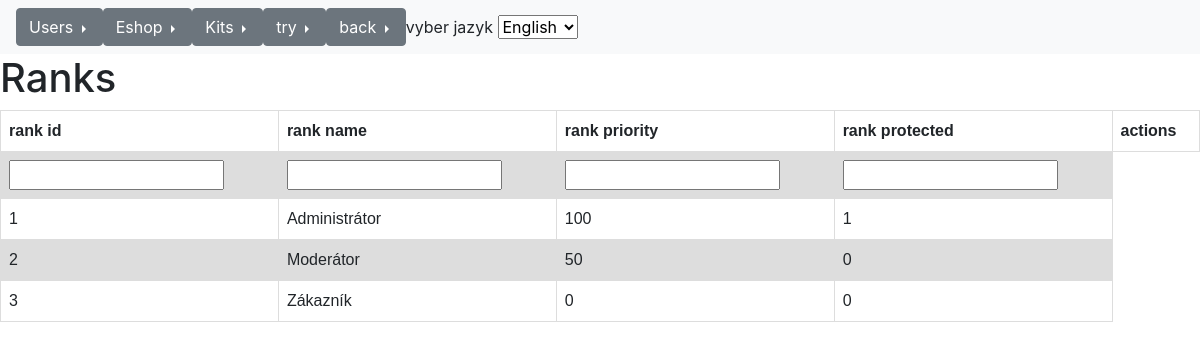
The app's page /administration/ranks.php with its own data.
### tables this page shows
CREATE TABLE IF NOT EXISTS `ranks` (
  `rank_id` int(10) UNSIGNED NOT NULL AUTO_INCREMENT,
  `rank_priority` int(10) UNSIGNED NOT NULL COMMENT 'Higher the value is, the more rights the account has.	',
  `rank_protected` int(11) NOT NULL DEFAULT '0' COMMENT 'Protected records cannot be deleted.	',
  PRIMARY KEY (`rank_id`)
);

CREATE TABLE IF NOT EXISTS `rank_name_terms` (
  `rank_name_term_id` int(10) UNSIGNED NOT NULL,
  `rank_name_en` text NOT NULL,
  `rank_name_cs` text NOT NULL,
  PRIMARY KEY (`rank_name_term_id`)
);

### administration/ranks.php (the view, shortened to what this page needs)
<!DOCTYPE html>
<html lang="en">
<head>
    <link rel="stylesheet" href="https://maxcdn.bootstrapcdn.com/bootstrap/4.0.0/css/bootstrap.min.css">
</head>
<body>
    <?php include('doplnky/header.php');
    ?>
    <h1>Ranks</h1>
    <table>
        <tr>
            <th>rank id</th>
            <th>rank name</th>
            <th>rank priority</th>
            <th>rank protected</th>
            <th>actions</th>
        </tr>
        <tr>
            <th><input type="text" name="" id=""></th>
            <th><input type="text" name="" id=""></th>
            <th><input type="text" name="" id=""></th>
            <th><input type="text" name="" id=""></th>
        </tr>
        <?php
        $stmt = $db->prepare("SELECT rank_id, rank_name_terms.rank_name_en, rank_name_terms.rank_name_cs, ranks.rank_priority, ranks.rank_protected FROM `ranks` INNER JOIN `rank_name_terms` ON ranks.rank_id = rank_name_terms.rank_name_term_id");
        $stmt->execute();
        $datas = $stmt->fetchAll();
        ?>
        <?php foreach ($datas as $data) {    ?>
            <tr>
                <td><?php echo $data['rank_id']; ?></td>
                <?php if($_GET['lang'] == 'en'){
                    ?> <td><?php echo $data['rank_name_en']; ?></td> <?php
                }else{
                    ?> <td><?php echo $data['rank_name_cs']; ?></td> <?php
                } ?>
                <td><?php echo $data['rank_priority']; ?></td>
                <td><?php echo $data['rank_protected']; ?></td>
            </tr>
        <?php } ?>
    </table>
</body>
</html>

### administration/ranks.php (style rules this page uses)
table { font-family: arial, sans-serif; border-collapse: collapse; width: 100%; }
td, th { border: 1px solid #dddddd; text-align: left; padding: 8px; }
tr:nth-child(even) { background-color: #dddddd; }

### records on screen
ranks: rank_id "1", rank_id.rank_name_cs "Administrátor", rank_priority "100", rank_protected "1"
ranks: rank_id "2", rank_id.rank_name_cs "Moderátor", rank_priority "50", rank_protected "0"
ranks: rank_id "3", rank_id.rank_name_cs "Zákazník", rank_priority "0", rank_protected "0"

### other values on screen
$lang['users'] "Users"
$lang['Eshop'] "Eshop"
$lang['Kity'] "Kits"
$lang['test'] "try"
$lang['Zpet'] "back"
$lang['vyberJazyk'] "vyber jazyk"
form field lang "English"
